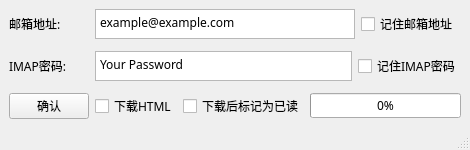
<?xml version="1.0" encoding="UTF-8"?>
<ui version="4.0">
 <author>Himalaya</author>
 <class>MainWindow</class>
 <widget class="QMainWindow" name="MainWindow">
  <property name="geometry">
   <rect>
    <x>0</x>
    <y>0</y>
    <width>470</width>
    <height>150</height>
   </rect>
  </property>
  <property name="minimumSize">
   <size>
    <width>470</width>
    <height>150</height>
   </size>
  </property>
  <property name="windowTitle">
   <string>mainWindow</string>
  </property>
  <property name="animated">
   <bool>true</bool>
  </property>
  <property name="documentMode">
   <bool>false</bool>
  </property>
  <property name="tabShape">
   <enum>QTabWidget::Rounded</enum>
  </property>
  <property name="dockNestingEnabled">
   <bool>false</bool>
  </property>
  <property name="unifiedTitleAndToolBarOnMac">
   <bool>false</bool>
  </property>
  <widget class="QWidget" name="centralwidget">
   <layout class="QGridLayout" name="gridLayout_2">
    <item row="0" column="0">
     <layout class="QVBoxLayout" name="verticalLayout" stretch="1,0,1,0,1">
      <item>
       <layout class="QHBoxLayout" name="horizontalLayout">
        <item>
         <widget class="QLabel" name="mailAddress_Lab">
          <property name="sizePolicy">
           <sizepolicy hsizetype="Fixed" vsizetype="Fixed">
            <horstretch>0</horstretch>
            <verstretch>50</verstretch>
           </sizepolicy>
          </property>
          <property name="minimumSize">
           <size>
            <width>80</width>
            <height>0</height>
           </size>
          </property>
          <property name="maximumSize">
           <size>
            <width>16777215</width>
            <height>16777215</height>
           </size>
          </property>
          <property name="font">
           <font>
            <family>微软雅黑</family>
           </font>
          </property>
          <property name="text">
           <string>邮箱地址:</string>
          </property>
         </widget>
        </item>
        <item>
         <widget class="QTextEdit" name="mailAddress">
          <property name="sizePolicy">
           <sizepolicy hsizetype="Expanding" vsizetype="Expanding">
            <horstretch>0</horstretch>
            <verstretch>10</verstretch>
           </sizepolicy>
          </property>
          <property name="minimumSize">
           <size>
            <width>100</width>
            <height>0</height>
           </size>
          </property>
          <property name="maximumSize">
           <size>
            <width>16777215</width>
            <height>30</height>
           </size>
          </property>
          <property name="font">
           <font>
            <family>微软雅黑</family>
           </font>
          </property>
          <property name="html">
           <string>&lt;!DOCTYPE HTML PUBLIC &quot;-//W3C//DTD HTML 4.0//EN&quot; &quot;http://www.w3.org/TR/REC-html40/strict.dtd&quot;&gt;
&lt;html&gt;&lt;head&gt;&lt;meta name=&quot;qrichtext&quot; content=&quot;1&quot; /&gt;&lt;style type=&quot;text/css&quot;&gt;
p, li { white-space: pre-wrap; }
&lt;/style&gt;&lt;/head&gt;&lt;body style=&quot; font-family:'微软雅黑'; font-size:9pt; font-weight:400; font-style:normal;&quot;&gt;
&lt;p style=&quot; margin-top:0px; margin-bottom:0px; margin-left:0px; margin-right:0px; -qt-block-indent:0; text-indent:0px;&quot;&gt;example@example.com&lt;/p&gt;&lt;/body&gt;&lt;/html&gt;</string>
          </property>
         </widget>
        </item>
        <item>
         <widget class="QCheckBox" name="checkBox">
          <property name="sizePolicy">
           <sizepolicy hsizetype="Fixed" vsizetype="Fixed">
            <horstretch>0</horstretch>
            <verstretch>0</verstretch>
           </sizepolicy>
          </property>
          <property name="minimumSize">
           <size>
            <width>100</width>
            <height>0</height>
           </size>
          </property>
          <property name="maximumSize">
           <size>
            <width>16777215</width>
            <height>16777215</height>
           </size>
          </property>
          <property name="font">
           <font>
            <family>微软雅黑</family>
           </font>
          </property>
          <property name="text">
           <string>记住邮箱地址</string>
          </property>
         </widget>
        </item>
       </layout>
      </item>
      <item>
       <spacer name="verticalSpacer">
        <property name="orientation">
         <enum>Qt::Vertical</enum>
        </property>
        <property name="sizeHint" stdset="0">
         <size>
          <width>20</width>
          <height>40</height>
         </size>
        </property>
       </spacer>
      </item>
      <item>
       <layout class="QHBoxLayout" name="horizontalLayout_2">
        <item>
         <widget class="QLabel" name="imapPassword_Lab">
          <property name="sizePolicy">
           <sizepolicy hsizetype="Fixed" vsizetype="Fixed">
            <horstretch>0</horstretch>
            <verstretch>0</verstretch>
           </sizepolicy>
          </property>
          <property name="minimumSize">
           <size>
            <width>80</width>
            <height>0</height>
           </size>
          </property>
          <property name="maximumSize">
           <size>
            <width>16777215</width>
            <height>16777215</height>
           </size>
          </property>
          <property name="font">
           <font>
            <family>微软雅黑</family>
           </font>
          </property>
          <property name="text">
           <string>IMAP密码:</string>
          </property>
         </widget>
        </item>
        <item>
         <widget class="QTextEdit" name="imapPassword">
          <property name="sizePolicy">
           <sizepolicy hsizetype="Expanding" vsizetype="Expanding">
            <horstretch>0</horstretch>
            <verstretch>0</verstretch>
           </sizepolicy>
          </property>
          <property name="minimumSize">
           <size>
            <width>100</width>
            <height>0</height>
           </size>
          </property>
          <property name="maximumSize">
           <size>
            <width>16777215</width>
            <height>30</height>
           </size>
          </property>
          <property name="font">
           <font>
            <family>微软雅黑</family>
           </font>
          </property>
          <property name="html">
           <string>&lt;!DOCTYPE HTML PUBLIC &quot;-//W3C//DTD HTML 4.0//EN&quot; &quot;http://www.w3.org/TR/REC-html40/strict.dtd&quot;&gt;
&lt;html&gt;&lt;head&gt;&lt;meta name=&quot;qrichtext&quot; content=&quot;1&quot; /&gt;&lt;style type=&quot;text/css&quot;&gt;
p, li { white-space: pre-wrap; }
&lt;/style&gt;&lt;/head&gt;&lt;body style=&quot; font-family:'微软雅黑'; font-size:9pt; font-weight:400; font-style:normal;&quot;&gt;
&lt;p style=&quot; margin-top:0px; margin-bottom:0px; margin-left:0px; margin-right:0px; -qt-block-indent:0; text-indent:0px;&quot;&gt;Your Password&lt;/p&gt;&lt;/body&gt;&lt;/html&gt;</string>
          </property>
         </widget>
        </item>
        <item>
         <widget class="QCheckBox" name="checkBox_2">
          <property name="sizePolicy">
           <sizepolicy hsizetype="Fixed" vsizetype="Fixed">
            <horstretch>0</horstretch>
            <verstretch>0</verstretch>
           </sizepolicy>
          </property>
          <property name="minimumSize">
           <size>
            <width>100</width>
            <height>0</height>
           </size>
          </property>
          <property name="maximumSize">
           <size>
            <width>16777215</width>
            <height>16777215</height>
           </size>
          </property>
          <property name="font">
           <font>
            <family>微软雅黑</family>
           </font>
          </property>
          <property name="text">
           <string>记住IMAP密码</string>
          </property>
         </widget>
        </item>
       </layout>
      </item>
      <item>
       <spacer name="verticalSpacer_2">
        <property name="orientation">
         <enum>Qt::Vertical</enum>
        </property>
        <property name="sizeHint" stdset="0">
         <size>
          <width>20</width>
          <height>40</height>
         </size>
        </property>
       </spacer>
      </item>
      <item>
       <layout class="QHBoxLayout" name="horizontalLayout_3">
        <property name="sizeConstraint">
         <enum>QLayout::SetDefaultConstraint</enum>
        </property>
        <item>
         <widget class="QPushButton" name="confirm">
          <property name="font">
           <font>
            <family>微软雅黑</family>
            <strikeout>false</strikeout>
            <kerning>true</kerning>
           </font>
          </property>
          <property name="mouseTracking">
           <bool>false</bool>
          </property>
          <property name="text">
           <string>确认</string>
          </property>
         </widget>
        </item>
        <item>
         <widget class="QCheckBox" name="downloadHTML">
          <property name="font">
           <font>
            <family>微软雅黑</family>
           </font>
          </property>
          <property name="text">
           <string>下载HTML</string>
          </property>
         </widget>
        </item>
        <item>
         <widget class="QCheckBox" name="seenAfterDownload">
          <property name="font">
           <font>
            <family>微软雅黑</family>
           </font>
          </property>
          <property name="text">
           <string>下载后标记为已读</string>
          </property>
         </widget>
        </item>
        <item>
         <widget class="QProgressBar" name="progressBar">
          <property name="font">
           <font>
            <family>微软雅黑</family>
           </font>
          </property>
          <property name="value">
           <number>0</number>
          </property>
         </widget>
        </item>
       </layout>
      </item>
     </layout>
    </item>
   </layout>
  </widget>
  <widget class="QStatusBar" name="statusbar"/>
 </widget>
 <resources>
  <include location="../QRC/邮件.qrc"/>
 </resources>
 <connections/>
</ui>
